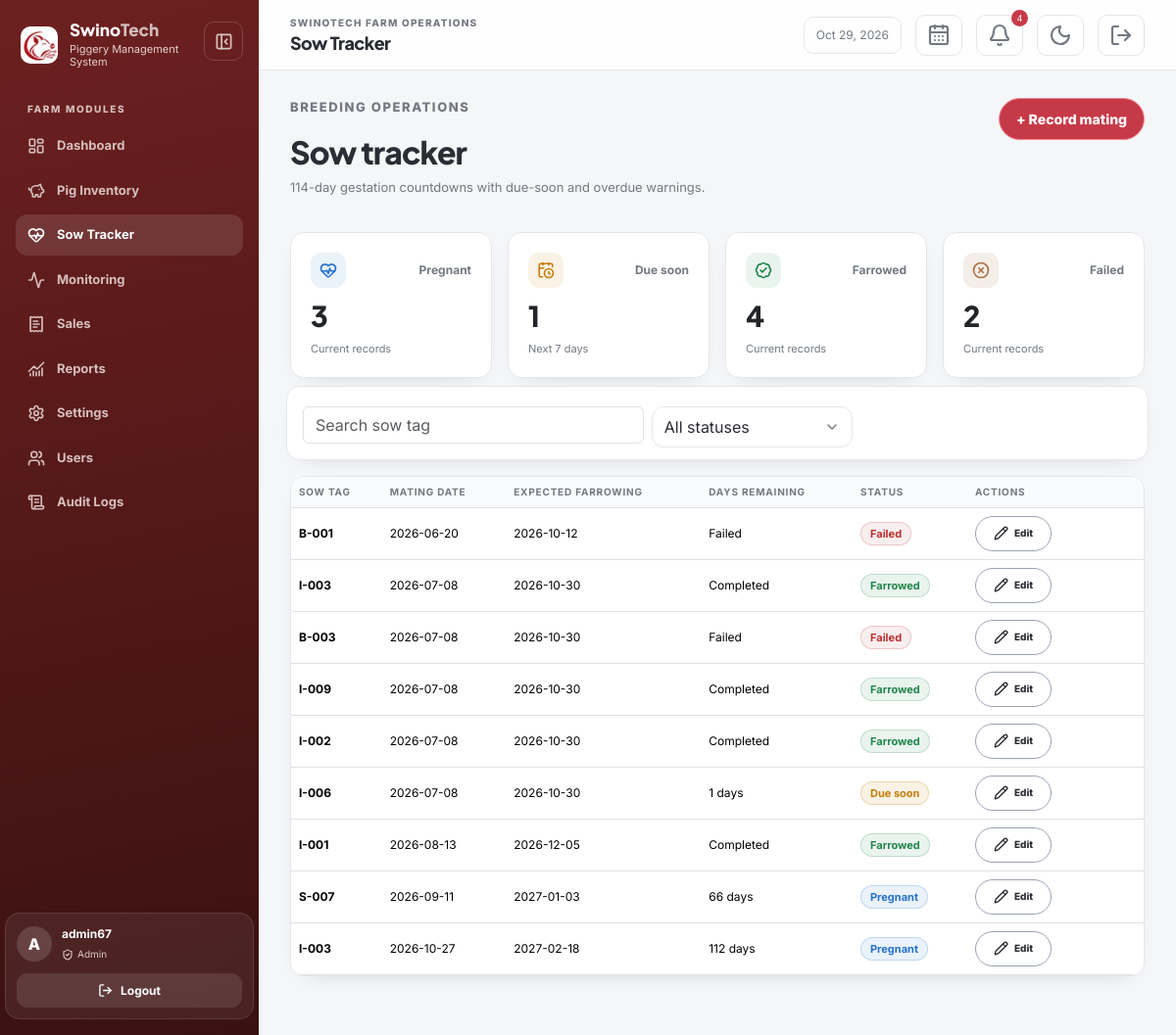
The app's page /sows/index.php (signed in) with its own data.
### tables this page shows
CREATE TABLE `sow_records` (
  `sow_record_id` int UNSIGNED NOT NULL,
  `pig_id` int UNSIGNED NOT NULL,
  `mating_date` date NOT NULL,
  `expected_farrowing_date` date DEFAULT NULL,
  `status` enum('pregnant','farrowed','failed') NOT NULL DEFAULT 'pregnant',
  `piglets_born` int UNSIGNED NOT NULL DEFAULT '0'
);

CREATE TABLE `pigs` (
  `pig_id` int UNSIGNED NOT NULL,
  `tag_number` varchar(50) NOT NULL,
  `category` enum('boar','fattener','sow') NOT NULL,
  `weight` decimal(10,2) NOT NULL,
  `pen_number` varchar(50) DEFAULT NULL,
  `status` enum('active','sold','dead') NOT NULL DEFAULT 'active',
  `date_added` date NOT NULL DEFAULT (curdate())
);

### includes/auth.php (called while the page is built, shortened)
<?php
function e(mixed $value): string
{
    return htmlspecialchars((string) $value, ENT_QUOTES, 'UTF-8');
}

### sows/_results.php (the view)
<?php require_once __DIR__ . '/../includes/auth.php'; require_login(); ?>
<div class="table-shell" id="sow-results" aria-busy="false"><div class="table-responsive"><table class="table table-hover"><thead><tr><th>Sow tag</th><th>Mating date</th><th>Expected farrowing</th><th>Days remaining</th><th>Status</th><th>Actions</th></tr></thead><tbody><?php foreach($records as $row): $days=(int)(new DateTimeImmutable('today'))->diff(new DateTimeImmutable($row['expected_farrowing_date']))->format('%r%a'); $due=$row['status']==='pregnant' && $days >= 0 && $days <= 7; $overdue=$row['status']==='pregnant' && $days < 0; $statusClass=$overdue?'chip-danger':($due?'chip-warning':($row['status']==='farrowed'?'chip-success':($row['status']==='pregnant'?'chip-blue':'chip-brand'))); ?><tr><td class="fw-bold"><?= e($row['tag_number']) ?></td><td><?= e($row['mating_date']) ?></td><td><?= e($row['expected_farrowing_date']) ?></td><td><?= $row['status']==='pregnant' ? ($days < 0 ? abs($days).' overdue' : $days.' days') : ($row['status']==='farrowed' ? 'Completed' : 'Failed') ?></td><td><span class="chip <?= $statusClass ?>"><?= $overdue?'Overdue':($due?'Due soon':ucfirst($row['status'])) ?></span></td><td class="text-end text-nowrap"><div class="table-actions pig-table-actions"><a class="btn btn-outline-secondary action-edit" href="edit.php?id=<?= (int)$row['sow_record_id'] ?>"><i data-lucide="pencil" aria-hidden="true"></i><span>Edit</span></a></div></td></tr><?php endforeach; ?><?php if(!$records): ?><tr><td colspan="6" class="text-center text-muted py-5">No gestation records match these filters.</td></tr><?php endif; ?></tbody></table></div></div>

### assets/css/style.css (style rules this page uses)
:root { color-scheme: light; --background: #f5f6f8; --surface: #fff; --surface-raised: #fff; --ink: #2b2d35; --muted: #737982; --border: #e4e6eb; --input-bg: #fff; --table-head: #fafbfc; --table-stripe: #f8f9fb; --chart-grid: #e9ebef; --shadow: #17203355; --brand: #b93030; --brand-dark: #702020; --panel: #6d2020; --panel-deep: #3a1111; --olive: #657b3b; --clay: #ad7147; --success: #21864b; --warning: #c57d08; --danger: #c63a48; --ease-out: cubic-bezier(.22, 1, .36, 1); --motion-fast: 160ms; --motion-base: 240ms; }
* { box-sizing: border-box; }
body { margin: 0; background: var(--background); color: var(--ink); font-family: Inter, system-ui, sans-serif; }
.card,.table-shell,.filter-bar { border: 1px solid var(--border); border-radius: 14px; background: var(--surface); box-shadow: 0 8px 24px -18px var(--shadow); transition: transform var(--motion-base) var(--ease-out), box-shadow var(--motion-base) ease, border-color var(--motion-base) ease; }
.table-shell { overflow: hidden; }
.table-shell table { margin: 0; }
.table-shell th { background: var(--table-head); color: var(--muted); font-size: 10px; letter-spacing: .08em; text-transform: uppercase; }
.table-shell td { vertical-align: middle; font-size: 12px; }
.chip { display: inline-flex; align-items: center; border: 1px solid transparent; border-radius: 999px; padding: 3px 9px; font-size: 11px; font-weight: 700; }
.chip-success { color: var(--success); background: #21864b18; border-color: #21864b36; }
.chip-warning { color: var(--warning); background: #c57d081a; border-color: #c57d083d; }
.chip-brand { color: var(--brand); background: #b9303015; border-color: #b9303035; }
.chip-blue { color: #2672c8; background: #2672c818; border-color: #2672c836; }
.btn, button, input, select, textarea { transition: transform var(--motion-fast) var(--ease-out), box-shadow var(--motion-fast) ease, border-color var(--motion-fast) ease; }
.js .reveal { opacity: 0; transform: translateY(10px); animation: reveal-in 520ms var(--ease-out) forwards; animation-delay: var(--reveal-delay, 0ms); }
svg { vertical-align: middle; stroke-width: 2.2; }
body, .app-sidebar, .app-main, .topbar, .content, .card, .table-shell, .filter-bar, .login-form-wrap, .login-card, .icon-button, .form-control, .form-select, .input-group-text, .table, .table > :not(caption) > * > *, .dropdown-menu, .offcanvas, .confirmation-dialog, .confirmation-dialog-card { transition: background-color var(--motion-base) ease, color var(--motion-base) ease, border-color var(--motion-base) ease, box-shadow var(--motion-base) ease, transform var(--motion-base) var(--ease-out), width 260ms var(--ease-out), margin-left 260ms var(--ease-out); }
.content .btn { border-radius: 999px; padding: 6px 12px; font-size: 12px; }
.content .btn-outline-secondary, .content .btn-outline-success, .content .btn-light { color: var(--ink); background: #ffffff12; border-color: var(--border); }
.content .action-edit { color: var(--ink); background: #ffffff18; border-color: #9aa3b2; }
.content .action-edit { min-width: 56px; text-align: center; }
.table-actions { display: inline-flex; align-items: center; justify-content: flex-start; gap: 5px; width: 120px; min-height: 31px; }
.pig-table-actions { width: 164px; gap: 8px; }
.pig-table-actions .btn, .pig-action-placeholder { display: inline-flex; align-items: center; justify-content: center; gap: 6px; min-height: 36px; padding: 8px 12px; font-size: 12px; font-weight: 800; }
.pig-table-actions .btn svg { width: 15px; height: 15px; }
.pig-table-actions .action-edit, .pig-table-actions .action-dead, .pig-action-placeholder { flex: 0 0 78px; width: 78px; }
.table-actions .btn { padding: 4px 6px; font-size: 10px; }
.table-actions .action-edit { width: 52px; }
.table-shell td:last-child { width: 1%; white-space: nowrap; }
.table-shell { transition: opacity 180ms ease, transform 240ms var(--ease-out), box-shadow var(--motion-base) ease, border-color var(--motion-base) ease; }

### records on screen
sow_records: pig.tag_number "B-001", mating_date "2026-06-20", expected_farrowing_date "2026-10-12", shows "Failed", status "Failed"
sow_records: pig.tag_number "I-003", mating_date "2026-07-08", expected_farrowing_date "2026-10-30", shows "Completed", status "Farrowed"
sow_records: pig.tag_number "B-003", mating_date "2026-07-08", expected_farrowing_date "2026-10-30", shows "Failed", status "Failed"
sow_records: pig.tag_number "I-009", mating_date "2026-07-08", expected_farrowing_date "2026-10-30", shows "Completed", status "Farrowed"
sow_records: pig.tag_number "I-002", mating_date "2026-07-08", expected_farrowing_date "2026-10-30", shows "Completed", status "Farrowed"
sow_records: pig.tag_number "I-006", mating_date "2026-07-08", expected_farrowing_date "2026-10-30", expected_farrowing_date "1", status "Due soon"
sow_records: pig.tag_number "I-001", mating_date "2026-08-13", expected_farrowing_date "2026-12-05", shows "Completed", status "Farrowed"
sow_records: pig.tag_number "S-007", mating_date "2026-09-11", expected_farrowing_date "2027-01-03", expected_farrowing_date "66", status "Pregnant"
sow_records: pig.tag_number "I-003", mating_date "2026-10-27", expected_farrowing_date "2027-02-18", expected_farrowing_date "112", status "Pregnant"

### other values on screen
$item['label'] "Dashboard"
$item['label'] "Pig Inventory"
$item['label'] "Sow Tracker"
$item['label'] "Monitoring"
$item['label'] "Sales"
$item['label'] "Reports"
substr($_SESSION['username'] ?? 'U', 0, 1) "A"
$_SESSION['username'] "admin67"
$role "Admin"
$pageTitle "Sow Tracker"
count($headerAlerts) "4"
$label "Pregnant"
$counts[$key] "3"
$label "Due soon"
$due "1"
